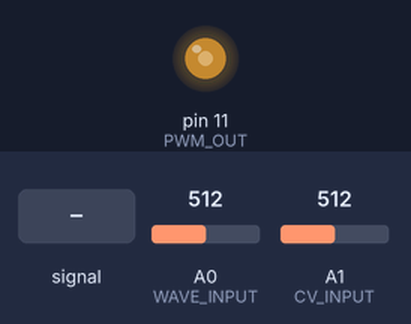
Recording of a sketch running on a simulated Arduino Uno, built with avr-gcc and run on an emulated ATmega328P. On the bench: output pins drawn as LEDs (lit = HIGH). Inputs (shaded band) come from the test bench; at power-on: A0 (WAVE_INPUT) = 512, A1 (CV_INPUT) = 512.

Above: at 1.27 s.
1.3 s: A0 (WAVE_INPUT) fed a 200 Hz sine of ±460 counts around its level
4.3 s: A0 (WAVE_INPUT) set to 900
5.8 s: A1 (CV_INPUT) set to 0
At 7.6 s:
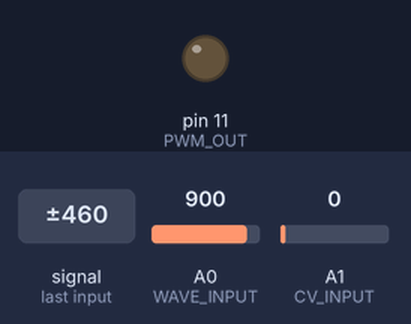
Timing chart, 0 to 9.1 s (numbered marks = the images above; inputs shaded):
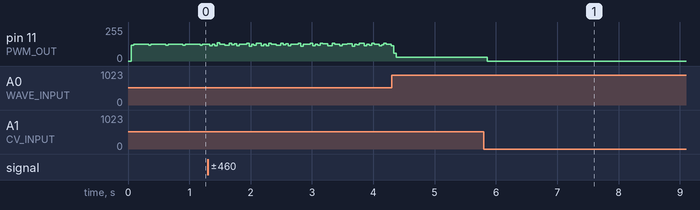

The sketch:

attiny84-vco.ino
```cpp
// (licence header left out)
#include <avr/interrupt.h>
#include <avr/pgmspace.h>
#include "wavetables.h"

// Wavetable names - the names have no particular significance outside of describing what
// the wavetable actually is.
#define WAVETABLE_SINE        0
#define WAVETABLE_TRIANGLE    1
#define WAVETABLE_SAW         2
#define WAVETABLE_SQUARE      3
#define WAVETABLE_REVSAW       4
#define WAVETABLE_NOISE       5

// Pin definitions
#define CV_INPUT              A1
#define WAVE_INPUT            A0
#define PWM_OUT               11

// Any variables which are used inside the ISR must be declared as volatile - not doing so could
// result in unpredictable behaviour or, more likely, no behaviour at all.
//
// DO NOT use compiler optimisation flags (-O0 etc.)
volatile uint16_t syncPhaseAcc, syncPhaseInc, baseFreq;
volatile uint8_t current_wavetable = 5;

// Wavetable definitions - the two NULL values are placeholders for the square and sawtooth
// waveforms which can be generated based on the current step. To replace these with a wavetable,
// declare the wavetable in wavetables.h and replace the appropriate NULL with a pointer to the
// beginning of the desired table.
//
// Doing this will also require the code within the ISR to be modified as well.
const uint8_t * const wavetables[] PROGMEM = { &sine[0], &triangle[0], NULL, NULL, NULL, NULL };

static inline void initTimer0(void) {
  pinMode(CV_INPUT, INPUT);
  pinMode(WAVE_INPUT,INPUT);
  pinMode(PWM_OUT,OUTPUT);
  TCCR2A = _BV(COM2A1) | _BV(WGM20);
  TCCR2B = _BV(CS20);
  TIMSK2 = _BV(TOIE2);
  syncPhaseAcc = 0;
}

void setup() {
  initTimer0();
}

void loop() {
  uint16_t fAcc=0, tAcc=0;
  for (int i=0; i <= 15; i++) {
    fAcc += analogRead(CV_INPUT);
    tAcc += analogRead(WAVE_INPUT);
  }

  baseFreq = mapFreq(fAcc >> 4);
  current_wavetable = mapOsc(tAcc >> 4);
  syncPhaseInc = baseFreq;

}

// The interrupt service routine - this is where it all happens.
// Triggered when TIMER0 overflows.
//
// - Increment the phase accumulator
// - Convert the accumulator value to an 8-bit number corresponding to
//   the step in the wavetable
// - Read the appropriate wavetable value
// - Write it to the PWM pin
//
// In order to prevent overruns and glitching, code within the ISR should do
// as little as it can get away with. In this case, we're reading a value from
// wavetable and writing it out to a PWM pin - square and sawtooth waves are
// generated on the fly based on the current step; obviously this is much quicker.
ISR(TIMER2_OVF_vect) {
   uint8_t val, step;
   syncPhaseAcc += syncPhaseInc;
   step = syncPhaseAcc >> 8;

   switch (current_wavetable) {
     case WAVETABLE_SINE:
         val = pgm_read_byte_near((uint8_t *)wavetables[WAVETABLE_SINE] + step);
         break;
     case WAVETABLE_TRIANGLE:
         val = pgm_read_byte_near((uint8_t *)wavetables[WAVETABLE_TRIANGLE] + step);
         break;
     case WAVETABLE_SAW:
         val = step;
         break;
     case WAVETABLE_SQUARE:
         val = (step < 128) ? 0x00 : 0xff;
         break;
     case WAVETABLE_REVSAW:
         val = 255-step;
         break;
     default: val = (step < 32) ? 0xff : 0x00;
              break;
   }

   // Writing the current wavetable value directly to OCR2A is much quicker than using
   // digitalWrite() or its equivalent..
   OCR2A = val;
}
```

Source omitted: wavetables.h (data table, 11362 bytes)

Measured:
- after the input at 5.8 s, pin 11 (PWM_OUT): 30/255 → 0/255 after 0.06 s
